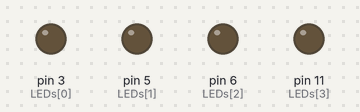
The sketch below on a simulated Arduino Uno, built with avr-gcc and run on an emulated ATmega328P. On the bench: output pins drawn as LEDs (lit = HIGH).

Above: at 0.05 s.
At 0.3 s:
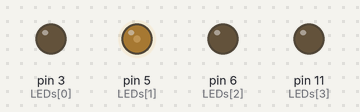
At 0.6 s:
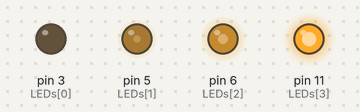
At 1.2 s:
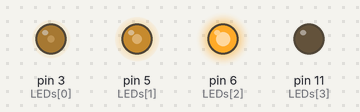
At 1.8 s:
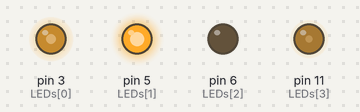
At 2.4 s:
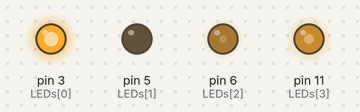
Timing chart, 0 to 5.5 s (numbered marks = the images above):
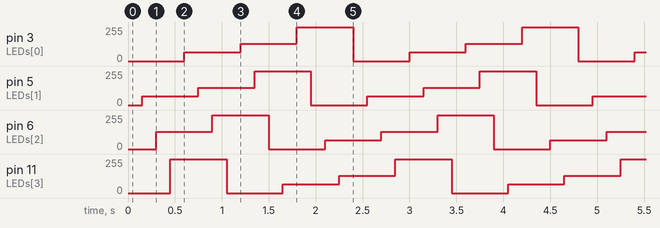

Measured:
- by itself, pin 3 (LEDs[0]), pin 5 (LEDs[1]): repeats every 2.4 s: 128/255 0.60 s, 255/255 0.60 s, 0/255 0.60 s, 64/255 0.60 s
- by itself, pin 6 (LEDs[2]): repeats every 2.4 s: 255/255 0.60 s, 0/255 0.60 s, 64/255 0.60 s, 128/255 0.60 s
- by itself, pin 11 (LEDs[3]): repeats every 2.4 s: 0/255 0.60 s, 64/255 0.60 s, 128/255 0.60 s, 255/255 0.60 s

The sketch:

leds2.ino
```cpp
int LEDs[]={3,5,6,11};
int pwmLeds [] = {0, 64, 128, 255};

void setup() {
  // put your setup code here, to run once:
  for  (int i=0;i<4;i++){
    pinMode(LEDs[i], OUTPUT);
  }
}

void loop() {
  // put your main code here, to run repeatedly:
  for (int i = 0; i < 4; i++){
    analogWrite(LEDs [i],pwmLeds[i]);
    delay(150);
  }
  int aux = pwmLeds[0];
  for (int i = 0; i < 3; i++){
    pwmLeds[i] = pwmLeds[i +1];
  }
  pwmLeds[3] = aux;
}
```
